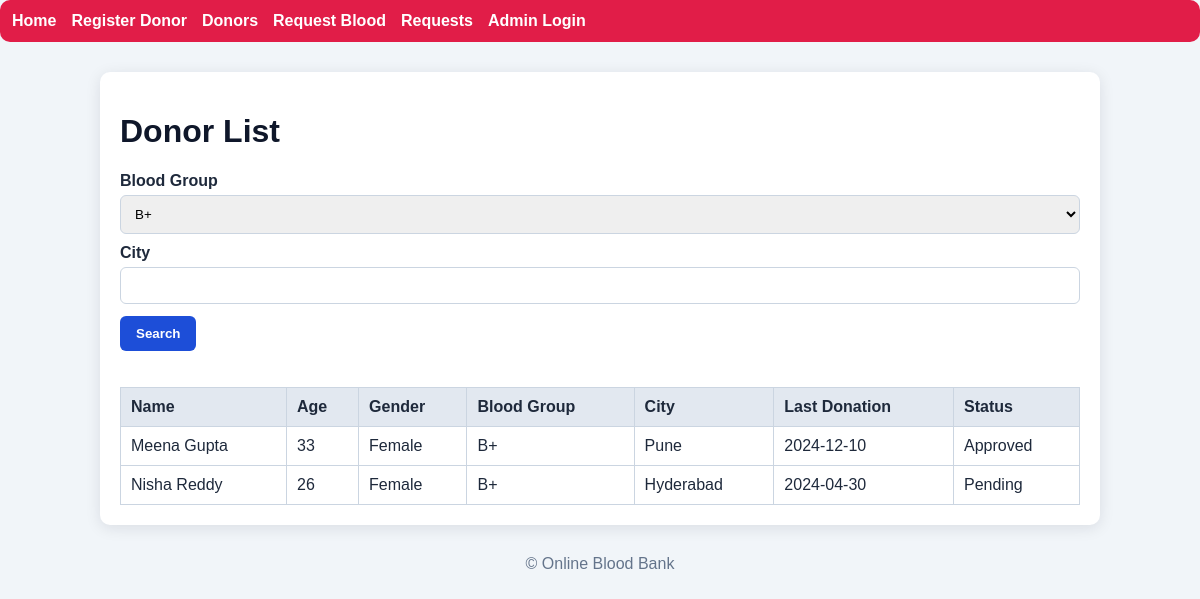
/donor_list.php?blood_group=B+, run on the app's committed database.
### tables this page shows
CREATE TABLE IF NOT EXISTS donors (
  id INT AUTO_INCREMENT PRIMARY KEY,
  name VARCHAR(100) NOT NULL,
  age TINYINT NOT NULL,
  gender ENUM('Male','Female','Other') NOT NULL,
  blood_group VARCHAR(5) NOT NULL,
  phone VARCHAR(20) NOT NULL,
  email VARCHAR(100) NOT NULL,
  city VARCHAR(100) NOT NULL,
  last_donation DATE DEFAULT NULL,
  status ENUM('Pending','Approved','Rejected') NOT NULL DEFAULT 'Pending',
  created_at TIMESTAMP DEFAULT CURRENT_TIMESTAMP
);

### donor_list.php (the view, shortened to what this page needs)
<?php
require_once 'db.php';
$blood_group = $_GET['blood_group'] ?? '';
$city = trim($_GET['city'] ?? '');
$where = [];
$params = [];
if ($blood_group) { $where[] = 'blood_group = ?'; $params[] = $blood_group; }
$whereSql = $where ? 'WHERE ' . implode(' AND ', $where) : '';
$stmt = $pdo->prepare("SELECT * FROM donors $whereSql ORDER BY created_at DESC");
$stmt->execute($params);
$donors = $stmt->fetchAll();
?>
<!DOCTYPE html>
<html lang="en"><head><meta charset="UTF-8"><meta name="viewport" content="width=device-width, initial-scale=1.0"><title>Donor List</title><link rel="stylesheet" href="style.css"></head><body>
<nav><a href="index.php">Home</a><a href="donor_register.php">Register Donor</a><a href="donor_list.php">Donors</a><a href="request_blood.php">Request Blood</a><a href="request_list.php">Requests</a><a href="admin_login.php">Admin Login</a></nav>
<div class="container">
    <h1>Donor List</h1>
    <form method="get" style="margin-bottom:20px;">
        <label>Blood Group</label><select name="blood_group"><option value="B+" <?= $blood_group=='B+' ? 'selected':'' ?>>B+</option></select>
        <label>City</label><input type="text" name="city" value="<?= htmlspecialchars($city) ?>">
        <button type="submit">Search</button>
    </form>
    <div class="table-wrap"><table><thead><tr><th>Name</th><th>Age</th><th>Gender</th><th>Blood Group</th><th>City</th><th>Last Donation</th><th>Status</th></tr></thead><tbody>
    <?php if (count($donors) === 0): ?>
        <tr><td colspan="7">No donor records found.</td></tr>
    <?php else: ?>
        <?php foreach ($donors as $donor): ?>
            <tr>
                <td><?= htmlspecialchars($donor['name']) ?></td>
                <td><?= htmlspecialchars($donor['age']) ?></td>
                <td><?= htmlspecialchars($donor['gender']) ?></td>
                <td><?= htmlspecialchars($donor['blood_group']) ?></td>
                <td><?= htmlspecialchars($donor['city']) ?></td>
                <td><?= htmlspecialchars($donor['last_donation'] ?: '-'); ?></td>
                <td><?= htmlspecialchars($donor['status']) ?></td>
            </tr>
        <?php endforeach; ?>
    <?php endif; ?>
    </tbody></table></div>
</div>
<footer>© Online Blood Bank</footer>
</body></html>

### style.css (style rules this page uses)
* { box-sizing: border-box; }
body { margin:0; font-family: Arial, sans-serif; background:#f1f5f9; color:#1e293b; }
.container { max-width:1000px; margin:30px auto; padding:20px; background:white; border-radius:10px; box-shadow:0 3px 15px rgba(15,23,42,.1); }
nav { background:#e11d48; padding:12px; border-radius:10px; margin-bottom:20px; }
nav a { color:white; margin-right:15px; text-decoration:none; font-weight:600; }
h1, h2 { color:#0f172a; }
form label { display:block; margin-top:10px; font-weight:600; }
form input, form select, form textarea { width:100%; padding:10px; border:1px solid #cbd5e1; border-radius:6px; margin-top:5px; }
button { background:#1d4ed8; color:white; border:none; padding:10px 16px; margin-top:12px; border-radius:6px; cursor:pointer; font-weight:600; }
.table-wrap { overflow:auto; }
table { width:100%; border-collapse:collapse; margin-top:16px; }
th, td { border:1px solid #cbd5e1; padding:10px; text-align:left; }
th { background:#e2e8f0; }
footer { text-align:center; margin-top:24px; color:#64748b; }

### data on the page
donors: name "Meena Gupta", age "33", gender "Female", blood_group "B+", city "Pune", last_donation "2024-12-10", status "Approved"
donors: name "Nisha Reddy", age "26", gender "Female", blood_group "B+", city "Hyderabad", last_donation "2024-04-30", status "Pending"
